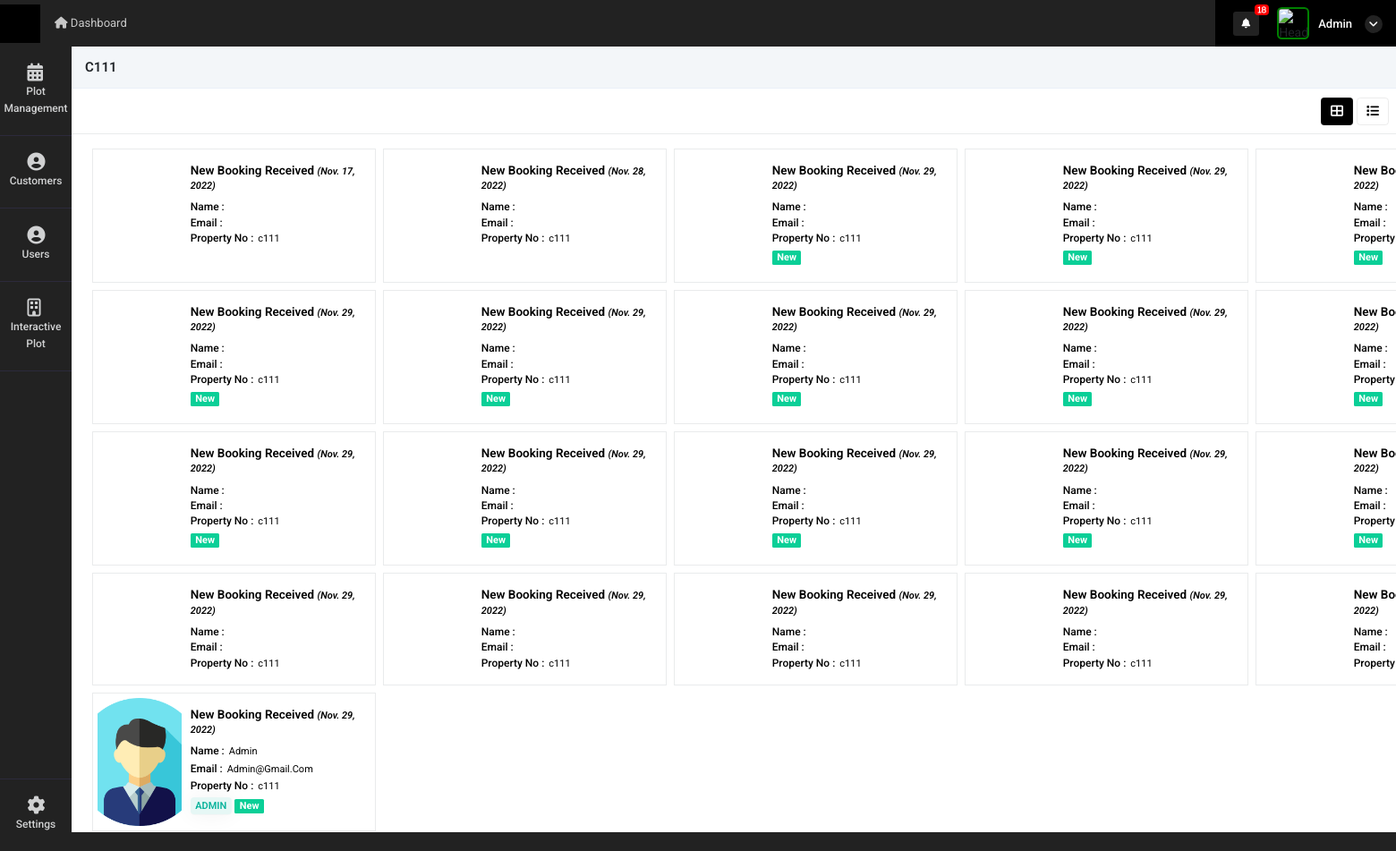
Screenshot of /property_booking_history?id=8713 (signed in) with the database file from the repository.
### super_admin/models.py (models this page shows, shortened)
class intractive_map(models.Model):
    Name = models.CharField(max_length=255, null=True)
    customer_id_mapping = models.ForeignKey('super_admin.Customer_details',on_delete=models.SET_NULL,related_name="intractive_map_customer_id", null=True)
    customer_id = models.CharField(max_length=255,null=True)
    Phoneno = models.CharField(max_length=255, null=True)
    customer_email = models.CharField(max_length=255,null=True)
    UnitNo = models.IntegerField(null=True)
    UnitNo_primary = models.IntegerField(null=True)
    BlockNo = models.CharField(max_length=255, null=True)
    UnitArea = models.FloatField(max_length=255, null=True)
    LandArea = models.FloatField(max_length=255, null=True)
    UType = models.CharField(max_length=255, null=True)
    Price = models.FloatField(blank=True, null=True)
    Bank = models.CharField(max_length=255,null=True)
    Status = models.CharField(max_length=255,null=True)
    dt = models.DateField(auto_now_add=True)
    tm = models.TimeField(auto_now_add=True)
    current_status = models.CharField(max_length=255,null=True)
    attached_file = models.FileField(upload_to="property_image",null=True)
    currency = models.CharField(max_length=255,null=True,default="SAR")
    Price_currency = models.CharField(max_length=255,null=True)
    bank_relation_id = models.ForeignKey(Bank_details,on_delete=models.CASCADE,related_name="intractive_map_Bank_details_id", null=True)

class common(models.Model):  # COMM0N
    dt = models.DateField(auto_now=True)
    tm = models.TimeField(auto_now=True)
    updated = models.DateTimeField(default=timezone.now)
    status = models.CharField(max_length=255, null=True)
    class Meta:
        abstract = True

class user_request_plot(common):
    customer_id = models.ForeignKey(Customer_details,on_delete=models.CASCADE,related_name="user_request_plot_customer_id", null=True)
    auth_user = models.ForeignKey(User,on_delete=models.CASCADE,related_name="user_request_plot_login_id", null=True)
    user_id = models.ForeignKey(user_Details,on_delete=models.CASCADE,related_name="user_request_plot_user_login_id", null=True)
    property_mapping_id = models.ForeignKey(intractive_map,on_delete=models.CASCADE,related_name="user_request_plot_user_login_id", null=True)
    name = models.CharField(max_length=255,null=True)
    booking_id = models.CharField(max_length=255,null=True)
    phone = models.CharField(max_length=255,null=True)
    customer_email = models.CharField(max_length=255,null=True)
    bank = models.CharField(max_length=255,null=True)
    manager_id = models.ForeignKey(user_Details,on_delete=models.CASCADE,related_name="user_request_plot_manager_id", null=True)
    read_status = models.IntegerField(default=0)
    booking_status = models.IntegerField(null=True)
    reset_to_availale = models.IntegerField(null=True)
    available_status = models.IntegerField(default=1)
    bank_relation_id = models.ForeignKey(Bank_details,on_delete=models.CASCADE,related_name="user_request_plot_Bank_details_id", null=True)
    customer_doc_id = models.FileField(upload_to="customer_document",null=True)
    contract_certi = models.FileField(upload_to="customer_document",null=True)
    tax_certificate  = models.FileField(upload_to="customer_document",null=True)
    other_document = models.FileField(upload_to="customer_document",null=True)
    Price = models.FloatField(blank=True, null=True)

class user_Details(common):
    auth_user = models.ForeignKey(User,on_delete=models.CASCADE,related_name="auth_user_login_id", null=True)
    name = models.CharField(max_length=255,null=True)
    phone = models.CharField(max_length=255,null=True)
    email = models.EmailField(null=True)
    mobile = models.CharField(max_length=255,null=True)
    emp_id = models.CharField(max_length=255,null=True)
    address1 = models.CharField(max_length=255,null=True)
    address2 = models.CharField(max_length=255,null=True)
    city = models.CharField(max_length=255,null=True)
    state = models.CharField(max_length=255,null=True)
    country = models.CharField(max_length=255,null=True)
    zip = models.CharField(max_length=255,null=True)
    password_geration_type = models.CharField(max_length=255,choices=password_generate_option,null=True)
    user_type = models.CharField(max_length=255,choices=login_user_type,null=True)
    atatchment = models.FileField(upload_to="user_image",null=True)
    created_by = models.ForeignKey(User,on_delete=models.CASCADE,related_name="added_by_user_id", null=True)
    plot_list_view = models.CharField(max_length=255,null=True)
    price_visibility = models.IntegerField(null=True,default=1)
    property_access =  models.CharField(max_length=255,choices=property_access_option,null=True)
    manager_nav_ploat_permission = models.IntegerField(default=0)
    manager_nav_user_permission = models.IntegerField(default=0)
    manager_nav_plot_edit_permission = models.IntegerField(default=0)
    manager_nav_booking_cancel_permission = models.IntegerField(default=0)
    manager_nav_customer_read_permission = models.IntegerField(default=0)
    manager_nav_customer_write_permission = models.IntegerField(default=0)
    manager_nav_customer_edit_permission = models.IntegerField(default=0)
    manager_nav_document_read_permission = models.IntegerField(default=0)
    manager_nav_document_write_permission = models.IntegerField(default=0)
    manager_nav_document_edit_permission = models.IntegerField(default=0)

### super_admin/views.py (the view)
# urls.py: path('property_booking_history',views.property_booking_history,name='property_booking_history'),
def property_booking_history(request):
    id = request.GET.get("id",False)
    data_pro = intractive_map.objects.get(id=id)
    data = user_request_plot.objects.filter(property_mapping_id=id)
    context = {
        'data':data,
        'data_pro':data_pro
    }
    return render(request,'super_admin/property_booking_history.html',context)

### super_admin/templatetags/notification.py (called while the page is built, shortened)
@register.filter(name='get_notifications')
def get_notifications(value,args):
    user_dat = User.objects.get(id=value.id)
    st = user_dat.is_superuser
    data_count = ''
    if st == True:
        data_count = user_request_plot.objects.filter(read_status=0).count()
    return data_count

@register.filter(name='get_loginUsernameImage')
def get_loginUsernameImage(value,args):
    user_dat = User.objects.get(id=value.id)
    st = user_dat.is_superuser
    image_url = ''
    if st == True:
        image_url = 'http://10.10.10.119:8000/static/adminicon.jpg'
    else:
        user_data = user_Details.objects.get(auth_user=value.id)
        if user_data.atatchment == '':
            image_url = 'http://10.10.10.119:8000/static/adminicon.jpg'
        else:
            image_url ='../media/'+str(user_data.atatchment)
    return image_url

@register.filter(name='get_nav_permission')
def get_nav_permission(value,args):
    user_dat = User.objects.get(id=value.id)
    st = user_dat.is_superuser
    if st == True:
        return True

@register.filter(name='get_user_type_action')
def get_user_type_action(value,args):
    user_dat = User.objects.get(id=value.id)
    st = user_dat.is_superuser
    user_data =""
    try:
        user_data = user_Details.objects.get(auth_user=user_dat)
    except:
        pass
    if st == True:
        return True
    else:
        return False

### super_admin/templates/super_admin/property_booking_history.html (shortened to what this page needs)
{% extends "super_admin/base.html" %}
{% load static %}
{% block content %}
<div class="content">
    <div class="container-fluid px-0">
        <div class="row">
            <div class="col-12 buttns">
                <h5>{{data_pro.BlockNo}}{{data_pro.UnitNo}}</h5>
            </div>
            <div class="col-md-12 contnt">
                <div class="d-flex align-items-center justify-content-between px-2">
                    <div class="col-md-4 px-0">
                    </div>
                    <div class="d-flex align-items-center">
                        <ul class="nav nav-tabs nav-ta" role="tablist">
                            <li class="nav-item mx-1">
                                <a class="nav-link kan-tab active" data-toggle="tab"
                                    href="#ho" role="tab" aria-selected="false">
                                    <i class="fas fa-th-large"></i>
                                </a>
                            </li>
                            <li class="nav-item">
                                <a class="nav-link kan-tab" data-toggle="tab"
                                    href="#pro" role="tab" aria-selected="false">
                                    <i class="fas fa-list"></i>
                                </a>
                            </li>
                        </ul>
                    </div>
                </div>
                <div class="tab-content">
                    <div class="tab-pane active" id="ho" role="tabpanel">
                        <div class='app'>
                            <main class='project1'>
                                <div class='project-tasks1 mb-1 container-fluid'>
                                    {% for i in data %}
                                    <div class='project-column mt-2'>
                                        <a style="text-decoration: none;color: black" href="booking_more_details?id={{i.id}}">
                                        <div class="customer-bx">
                                            <div class="cust-img" style="background-image: url('../media/{{i.user_id.atatchment}}');">
                                            </div>
                                            <div class="customer-content">
                                                <h5>New Booking Received <i>({{i.dt}})</i> </h5>
                                                <span class="d-flex"><h6>Name : </h6> {{i.user_id.name|title}}</span>
                                                <span class="d-flex"><h6>Email : </h6> {{i.user_id.email|title}}</span>
                                                <span class="d-flex"><h6>Property No : </h6> {{i.property_mapping_id.BlockNo}}{{i.property_mapping_id.UnitNo}}</span>
                                                <span class="badge badge-soft-success text-uppercase">{{i.user_id.user_type}}</span>
                                                {% if i.read_status == 0 %}
                                                <span class="cust-badge badge-success mb-1">New</span>
                                                {% endif %}
                                            </div>
                                        </div>
                                        </a>
                                    </div>
                                    {% endfor %}
                                </div>
                            </main>
                        </div>
                    </div>
                </div>
            </div>
        </div>
    </div>
</div>
{% endblock %}

### super_admin/templates/super_admin/base.html (shortened to what this page needs)
<!doctype html>
<html lang="en">
    {% load static %}
    {% load notification %}
<head>
    <link rel="stylesheet" href="{% static 'admin/css/morris.css' %}">
    <link href="{% static 'admin/css/bootstrap.min.css' %}" rel="stylesheet" type="text/css" />
    <link href="{% static 'admin/css/icons.css' %}" rel="stylesheet" type="text/css" />
    <link href="{% static 'admin/css/style.css' %}" rel="stylesheet" type="text/css" />
</head>
<body class="">
    <div id="wrapper">
        <div class="left side-menu">
            <div class="slimscroll-menu" id="remove-scroll">
                <div id="sidebar-menu" class="sidaber_menu">
                    <ul class="" id="side-menu">
                        {% if bank_nav == 1 %}
<li>    <a href="bank_master" class="splnav"> <i class="fas fa-briefcase"></i>        <p>Bank Master</p>    </a></li>
<li>    <a href="plot_view_master" class="splnav"> <i class="fas fa-briefcase"></i>        <p>Plot view Master</p>    </a></li>
{{request.user.is_superuser}}
{% if request.user.is_superuser == True %}
<li>    <a href="data_base_backup" class="splnav"> <i class="fas fa-database"></i>        <p>Database Backup</p>    </a></li>
{% endif %}
{% else %}
                        {% if request.user|get_nav_permission:"plot_management" %}
                        <li>
                            <a class="splnav" href="property_management"> <i class="fa fa-calendar"></i>
                                <p>Plot Management</p>
                            </a>
                        </li>
                        {% endif %}
                        {% if request.user|get_user_type_action:"user_type" %}
                        <li>
                            <a href="customer_management" class="splnav"> <i class="fa fa-user-circle"></i>
                                <p>Customers</p>
                            </a>
                        </li>
                        {% endif %}
                        {% if request.user|get_nav_permission:"user_management" %}
                        <li>
                            <a href="user_management" class="splnav"> <i class="fa fa-user-circle"></i>
                                <p>Users</p>
                            </a>
                        </li>
                        {% endif %}
                        <li>
                            <a href="plot" class="splnav"> <i class="fa fa-building-o"></i>
                                <p>Interactive Plot</p>
                            </a>
                        </li>
                        {% endif %}
                        <li class="bootm_toggle_settings_button ">
                            <a class="splnav bdr_btmnone_nav" href="profile"> <i class="fa fa-cog"></i>
                                <p>Settings</p>
                            </a>
                        </li>
                    </ul>
                </div>
            </div>
        </div>
        <div class="content-page">
            <div class="topbar">
                <div class="navbar-header">
                    <div class="d-flex">
                        <div class="binance">
                        </div>
                    </div>
                    <ul class="navbar-nav1 bg-2 col">
                        <li class="nav-item d-none d-sm-inline-block">
                            <a href="home" class="nav-link"><i class="fa fa-home"></i> Dashboard</a>
                        </li>
                    </ul>
                    <div class="d-flex align-items-center icns">
                        <div class="dropdown topbar-head-dropdown ms-1 header-item">
                            <a href="view_all_activity">
                                <i class="fas fa-bell fs-icn">
                                    <span
                                        class="position-absolute topbar-badge fs-9 translate-middle badge11 rounded-pill bg-red">{{ request.user|get_notifications:"sss" }}</span></i>
                                    </a>
                        </div>
                        <div class="dropdown header-item topbar-user king button-drpdown">
                            <span class="d-flex align-items-center drpdown-toggle">
                                <img class="header-profile-user" src="{{ request.user|get_loginUsernameImage:"sss" }}" alt="Header Avatar">
                                <span class="text-start ms-xl-2">
                                    <span class="d-none d-xl-inline-block ms-1 fw-medium user-name-text">  {{request.user.username|title}}</span>
                                    <i class="pro-icn fa fa-angle-down"></i>
                                </span>
                            </span>
                        </div>
                    </div>
                </div>
            </div>
            <div class="content">
                {% block content %}
                {% endblock %}
            </div>
            <footer class="footer">
                <div class="container-fluid">
                    <div class="row">
                        <div class="col-sm-6">
                        </div>
                        <div class="col-sm-6">
                        </div>
                    </div>
                </div>
            </footer>
        </div>
    </div>
</body>
</html>

### super_admin/templates/super_admin/base.html (style rules this page uses)
.badge11 { display: inline-block; padding: .25em .4em; font-size: 75%; font-weight: 700; line-height: 1; text-align: center; white-space: nowrap; vertical-align: baseline; border-radius: .25rem }

### rows the page displays
intractive_map: BlockNo "C1", UnitNo "11"
user_request_plot: dt "Nov. 17, 2022", property_mapping_id.BlockNo "c1", property_mapping_id.UnitNo "11"
user_request_plot: dt "Nov. 28, 2022", property_mapping_id.BlockNo "c1", property_mapping_id.UnitNo "11"
user_request_plot: dt "Nov. 29, 2022", property_mapping_id.BlockNo "c1", property_mapping_id.UnitNo "11", read_status "New"
user_request_plot: dt "Nov. 29, 2022", property_mapping_id.BlockNo "c1", property_mapping_id.UnitNo "11", read_status "New"
user_request_plot: read_status "New"
user_request_plot: dt "Nov. 29, 2022", property_mapping_id.BlockNo "c1", property_mapping_id.UnitNo "11", read_status "New"
user_request_plot: dt "Nov. 29, 2022", property_mapping_id.BlockNo "c1", property_mapping_id.UnitNo "11", read_status "New"
user_request_plot: dt "Nov. 29, 2022", property_mapping_id.BlockNo "c1", property_mapping_id.UnitNo "11", read_status "New"
user_request_plot: dt "Nov. 29, 2022", property_mapping_id.BlockNo "c1", property_mapping_id.UnitNo "11", read_status "New"
user_request_plot: read_status "New"
user_request_plot: dt "Nov. 29, 2022", property_mapping_id.BlockNo "c1", property_mapping_id.UnitNo "11", read_status "New"
user_request_plot: dt "Nov. 29, 2022", property_mapping_id.BlockNo "c1", property_mapping_id.UnitNo "11", read_status "New"
user_request_plot: dt "Nov. 29, 2022", property_mapping_id.BlockNo "c1", property_mapping_id.UnitNo "11", read_status "New"
user_request_plot: dt "Nov. 29, 2022", property_mapping_id.BlockNo "c1", property_mapping_id.UnitNo "11", read_status "New"
user_request_plot: read_status "New"
user_request_plot: dt "Nov. 29, 2022", property_mapping_id.BlockNo "c1", property_mapping_id.UnitNo "11"
user_request_plot: dt "Nov. 29, 2022", property_mapping_id.BlockNo "c1", property_mapping_id.UnitNo "11"
user_request_plot: dt "Nov. 29, 2022", property_mapping_id.BlockNo "c1", property_mapping_id.UnitNo "11"
user_request_plot: dt "Nov. 29, 2022", property_mapping_id.BlockNo "c1", property_mapping_id.UnitNo "11"
user_request_plot: user_id.atatchment (picture), dt "Nov. 29, 2022", user_id.name "Admin", user_id.email "Admin@Gmail.Com", property_mapping_id.BlockNo "c1", property_mapping_id.UnitNo "11", user_id.user_type "ADMIN", read_status "New"

### other values shown
{{ request.user|get_notifications:"sss" }} "18"
{{ request.user.username|title }} "Admin"
